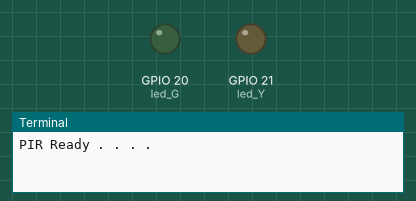
The program below on a simulated Raspberry Pi (BCM pin numbers). Shown: output pins drawn as LEDs (lit = HIGH), the last lines printed to the terminal.

Above: at 0.1 s.
At 5.1 s:
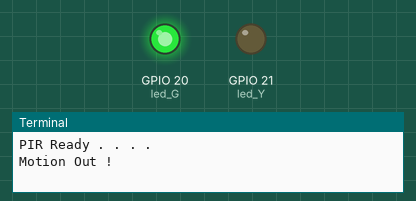
Timing chart, 0 to 6.6 s (numbered marks = the images above):
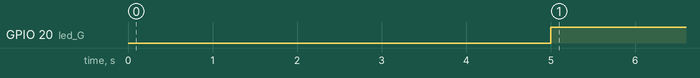

The program:

HC_SR501_main.py
```python
import RPi.GPIO as GPIO
import time

led_G = 20
led_Y = 21
sensor = 4

def setup():
    GPIO.setwarnings(False)
    GPIO.setmode(GPIO.BCM)
    GPIO.setup(led_G, GPIO.OUT)
    GPIO.setup(led_Y, GPIO.OUT)
    GPIO.setup(sensor, GPIO.IN)
    print("PIR Ready . . . . ")
    time.sleep(5)

def loop():
    while True:
        if GPIO.input(sensor) == 1:
            GPIO.output(led_Y, 1)
            GPIO.output(led_G, 0)
            print("Motion Detected !")
        else:
            GPIO.output(led_Y, 0)
            GPIO.output(led_G, 1)
            print("Motion Out !")
        time.sleep(0.5)

def main():
    try:
        setup()
        loop()
    except KeyboardInterrupt:
        print("Stopped by User")
    finally:
        GPIO.cleanup()

if __name__ == "__main__":
    main()
```

Measured:
- by itself, GPIO 20 (led_G): LOW → HIGH at 5.0 s
